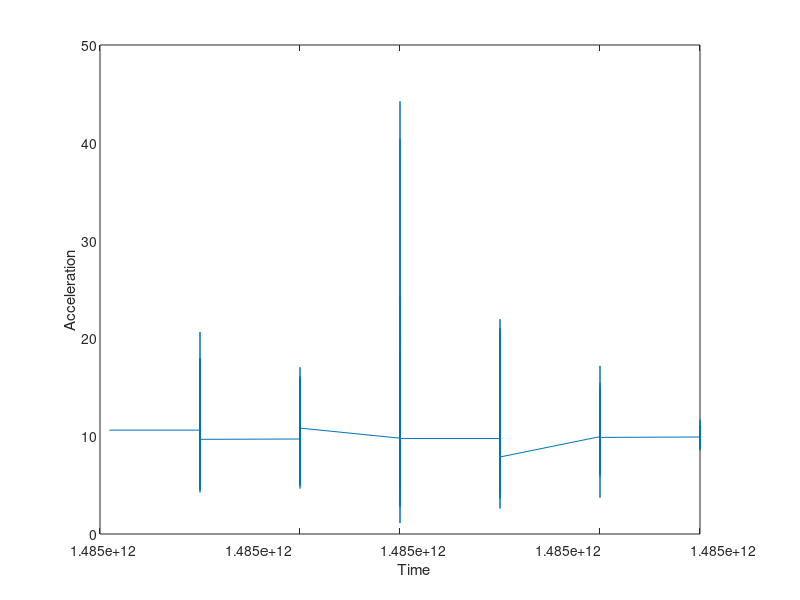

The MATLAB source for this figure:
%A script to plot acceleration over time

M = xlsread('210120171500_accelerometer.csv');
time = M(:,1);
X = M(:,2);
Y = M(:,3);
Z = M(:,4);

sz = size(X);
acceleration = zeros(sz);

%set the values for acceleration magnitude
for i=1:sz 
    acceleration(i) = sqrt((X(i)*X(i)) + (Y(i)*Y(i)) + (Z(i)*Z(i)));
end

figure
plot(time, acceleration)
xlabel('Time');
ylabel('Acceleration')